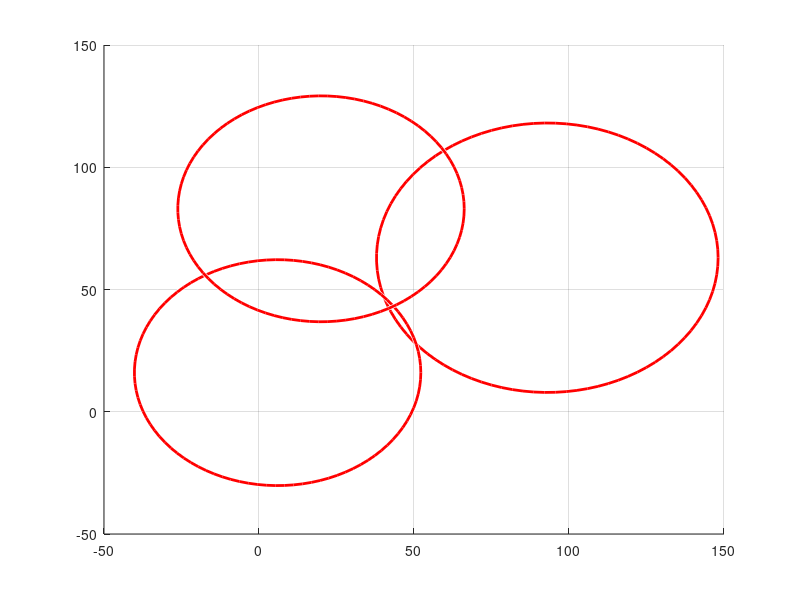

This figure's MATLAB source:
p1  = [93 63];
p2  = [6 16];
p3  = [20 83];
r   = [55.1 46.2 46.2];
viscircles(p1, r(1));
viscircles(p2, r(2));
viscircles(p3, r(3));
grid on;

